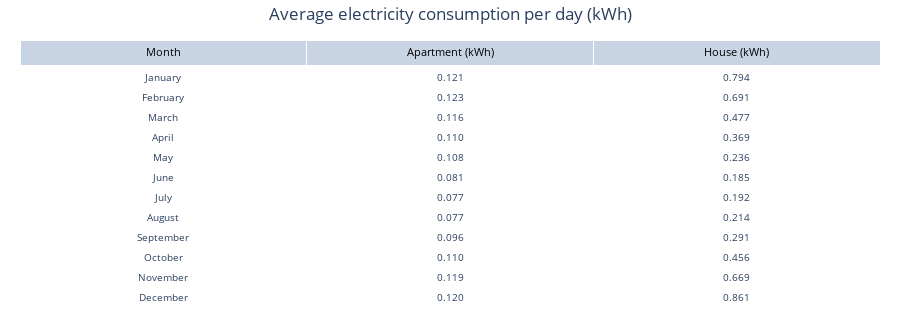

Write notebook code for a chart like this one.
### Code cell
create_table(result)

### Figure 1 — Plotly figure (JSON) as saved in the notebook; plotly's stock layout.template omitted (floating-point values rounded to 4 significant figures)
{"data": [{"cells": {"align": ["center", "center", "center"], "fill": {"color": "white"}, "font": {"size": 10}, "height": 20, "values": [["January", "February", "March", "April", "May", "June", "July", "August", "September", "October", "November", "December"], ["0.121", "0.123", "0.116", "0.110", "0.108", "0.081", "0.077", "0.077", "0.096", "0.110", "0.119", "0.120"], ["0.794", "0.691", "0.477", "0.369", "0.236", "0.185", "0.192", "0.214", "0.291", "0.456", "0.669", "0.861"]]}, "header": {"align": "center", "fill": {"color": "#C8D4E3"}, "font": {"color": "black", "size": 11}, "height": 25, "values": ["Month", "Apartment (kWh)", "House (kWh)"]}, "type": "table"}], "layout": {"height": 325, "margin": {"b": 20, "l": 20, "r": 20, "t": 40}, "title": {"text": "Average electricity consumption per day (kWh)", "x": 0.5}}}
